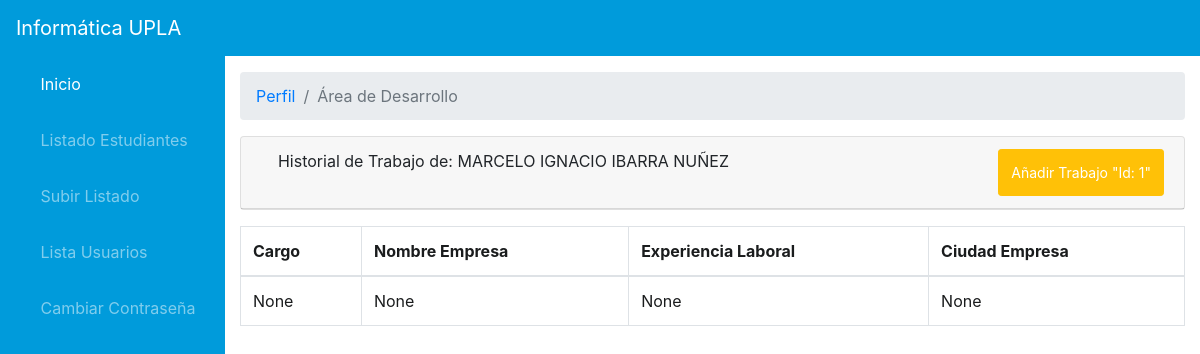
The page /perfil/historial/1 (signed in) on the database its author committed.
### crud/models.py (models this page shows, shortened)
class Persona(models.Model):
    id_persona = models.AutoField(primary_key=True)
    rut = models.IntegerField()
    dverificador = models.TextField()
    nombre = models.TextField()
    apellido = models.TextField()
    fecha_nacimiento = models.TextField()
    foto = models.ImageField()
    nombre_foto = models.CharField(max_length=255, blank=True)
    telefono = models.IntegerField(blank=True, null=True)
    correo = models.TextField(blank=True, null=True)
    direccion = models.TextField(blank=True, null=True)
    ciudad = models.TextField(blank=True, null=True)
    class Meta:
        managed = False
        db_table = 'Persona'

class AreaDeDesarrollo(models.Model):
    id_a_desarrollo = models.AutoField(primary_key=True)
    id_persona = models.ForeignKey('Persona', on_delete=models.CASCADE, db_column='id_persona', editable=False, related_name='studentst')
    cargo = models.TextField(blank=True, null=True)
    nombre_empresa = models.TextField(blank=True, null=True)
    experiencia_laboral = models.TextField(blank=True, null=True)
    ciudad = models.TextField(blank=True, null=True)
    fecha_creacion = models.TextField(blank=True, null=True)
    fecha_actualizacion = models.TextField(blank=True, null=True)
    class Meta:
        db_table = 'AreaDeDesarrollo'

### crud/views.py (the view)
# urls.py: url(r'^perfil/historial/(?P<id_persona>\d+)$', views.histrabajo, name='historial'),
@login_required
def histrabajo(request, id_persona):
    perfils1 = Persona.objects.get(id_persona=id_persona)
    perfils3 = AreaDeDesarrollo.objects.filter(id_persona=id_persona)
    perfils2 = AreaDeDesarrollo.objects.get(id_a_desarrollo=id_persona)
    return render(request, 'histtrabajo.html', {'perfils1':perfils1,'perfils2':perfils2,'perfils3' : perfils3})

### templates/histtrabajo.html (shortened to what this page needs)
{% extends 'layout/app.html' %}
{% load static %}
{% block body %}
    <div id="content-wrapper">
        <div class="container-fluid">
            <ol class="breadcrumb">
                <li class="breadcrumb-item">
                    <a href="/perfil/{{ perfils1.id_persona }}">Perfil</a>
                </li>
                <li class="breadcrumb-item active">Área de Desarrollo</li>
            </ol>
            <div class="card mb-3">
                <div class="card-header">
                    <i class="fas fa-table"></i>
                    Historial de Trabajo de: {{perfils1.nombre}} {{perfils1.apellido}}
                    <a  class="btn btn-sm btn-warning btn-lg" href="{% url 'creartrabajo' %}" style="padding: 12px; float: right;  color: white;">Añadir Trabajo "Id: {{perfils1.id_persona}}" </a>
                </div>
                </div>
                      <table class="table table-bordered" id="dataTable" width="100%" cellspacing="0">
                            <thead>
                            <tr>
                                <th>Cargo</th>
                                <th>Nombre Empresa</th>
                                <th>Experiencia Laboral</th>
                                 <th>Ciudad Empresa</th>
                            </tr>
                            </thead>
                            <tbody>
                              {% for member in perfils3 %}
                                <tr>
                                <td>{{ member.cargo }}</td>
                                <td>{{ member.nombre_empresa }}</td>
                                <td>{{ member.experiencia_laboral }}</td>
                                <td>{{ member.ciudad }}</td>
                                </tr>
                                {% endfor%}
                    </tbody>
                  </table>
            </div>
        </div>
    </div>
{% endblock %}

### rows shown on the page
Persona: nombre "MARCELO IGNACIO", apellido "IBARRA NUÑEZ", id_persona "1"
AreaDeDesarrollo: cargo "None", nombre_empresa "None", experiencia_laboral "None", ciudad "None"
